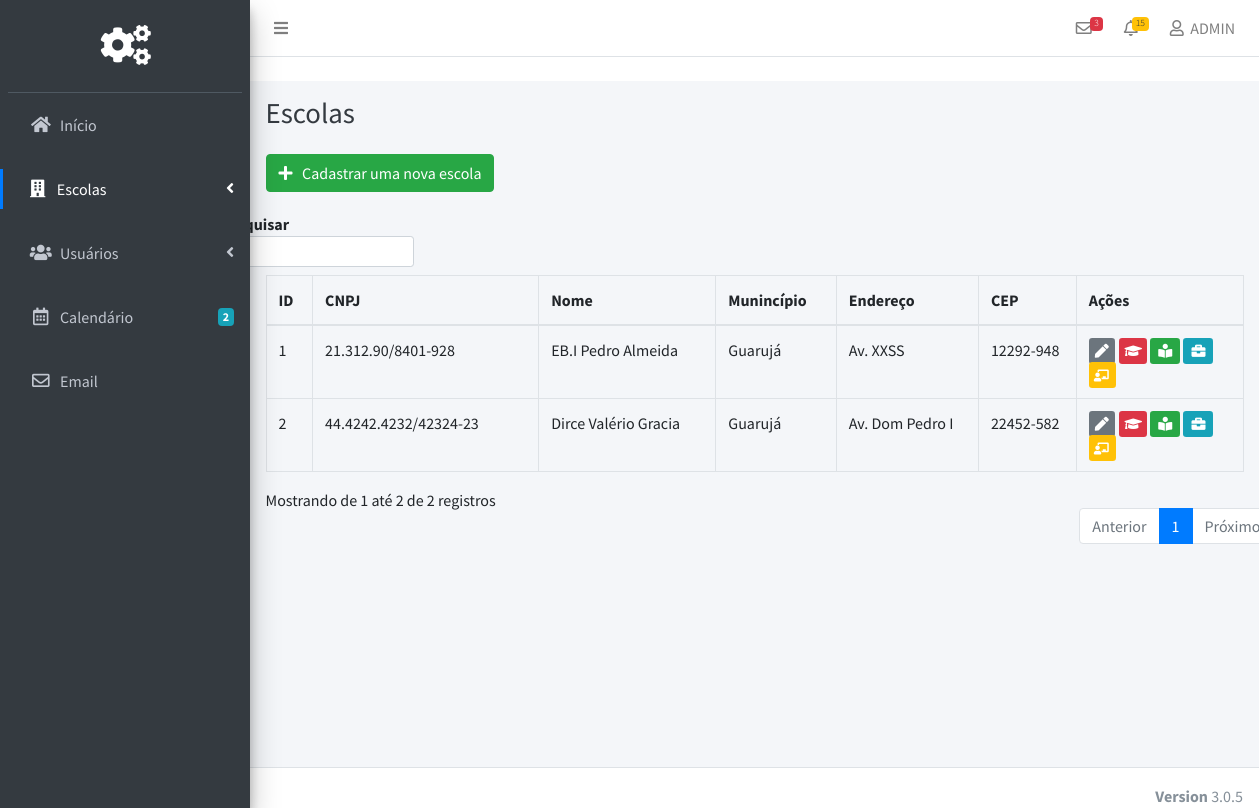
Screenshot of /Pages/Admin/escolas.php (signed in) with the database file from the repository.
### tables this page shows
CREATE TABLE `escolas` (
  `Escola_Codigo` bigint(20) NOT NULL,
  `Escola_CNPJ` varchar(255) NOT NULL,
  `Escola_Nome` varchar(255) NOT NULL,
  `Escola_CEP` varchar(255) NOT NULL,
  `Escola_Munincipio` varchar(255) NOT NULL,
  `Escola_Endereco` varchar(255) NOT NULL
);

### src/Pages/Admin/escolas.php (the view, shortened to what this page needs)
<?php
include('../../Scripts/Database/Connection.php');
?>
<!DOCTYPE html>
<html>
<head>
  <link rel="stylesheet" href="../../plugins/fontawesome-free/css/all.min.css">
<link rel="stylesheet" href="../../assets/Admin/css/style.css">
  <link rel="stylesheet" href="https://code.ionicframework.com/ionicons/2.0.1/css/ionicons.min.css">
  <link rel="stylesheet" href="../../plugins/tempusdominus-bootstrap-4/css/tempusdominus-bootstrap-4.min.css">
  <link rel="stylesheet" href="../../plugins/icheck-bootstrap/icheck-bootstrap.min.css">
  <link rel="stylesheet" href="../../plugins/jqvmap/jqvmap.min.css">
  <link rel="stylesheet" href="../../plugins/toastr/toastr.min.css">
  <link rel="stylesheet" href="../../assets/Global/css/adminlte.min.css">
  <link rel="stylesheet" href="../../assets/Global/css/style.css">
  <link rel="stylesheet" href="../../plugins/overlayScrollbars/css/OverlayScrollbars.min.css">
  <link rel="stylesheet" href="../../plugins/daterangepicker/daterangepicker.css">
  <link rel="stylesheet" href="../../plugins/summernote/summernote-bs4.css">
</head>
<body class="hold-transition sidebar-mini layout-fixed">
<div class="wrapper">
  <nav class="main-header navbar navbar-expand navbar-white navbar-light">
    <ul class="navbar-nav">
      <li class="nav-item">
        <a class="nav-link" data-widget="pushmenu" href="#" role="button"><i class="fas fa-bars"></i></a>
      </li>
    </ul>
    <ul class="navbar-nav ml-auto">
      <li class="nav-item dropdown">
        <a class="nav-link" data-toggle="dropdown" href="#">
          <i class="far fa-envelope"></i>
          <span class="badge badge-danger navbar-badge">3</span>
        </a>
      </li>
      <li class="nav-item dropdown">
        <a class="nav-link" data-toggle="dropdown" href="#">
          <i class="far fa-bell"></i>
          <span class="badge badge-warning navbar-badge">15</span>
        </a>
      </li>
      <li class="nav-item dropdown">
        <a class="nav-link" data-toggle="dropdown" href="#">
          <i class="far fa-user"></i>&nbsp;
ADMIN        </a>
      </li>
    </ul>
  </nav>
  <aside class="main-sidebar sidebar-dark-primary elevation-4">
    <div class="sidebar">
      <div class="user-panel mt-3 pb-3 mb-3 d-flex">
        <div class="image">
        </div>
        <div class="pageLogo">
       <i class="fa fa-cogs"></i>
        </div>
      </div>
      <nav class="mt-2">
        <ul class="nav nav-pills nav-sidebar nav-legacy flex-column" data-widget="treeview" role="menu" data-accordion="false">
          <li class="nav-item ">
            <a href="home.php" class="nav-link">
              <i class="nav-icon fas fa-home"></i>
              <p>
                Início
              </p>
            </a>
          </li>
        <br>
          <li class="nav-item has-treeview">
            <a href="#" class="nav-link active">
              <i class="nav-icon fas fa-building"></i>
              <p>
                Escolas
                <i class="fas fa-angle-left right"></i>
              </p>
            </a>
          </li>
<br>
          <li class="nav-item has-treeview">
            <a href="#" class="nav-link">
              <i class="nav-icon fas fa-users"></i>
              <p>
                Usuários
                <i class="right fas fa-angle-left"></i>
              </p>
            </a>
          </li><br>
          <li class="nav-item">
            <a href="pages/calendar.html" class="nav-link">
              <i class="nav-icon far fa-calendar-alt"></i>
              <p>
                Calendário
                <span class="badge badge-info right">2</span>
              </p>
            </a>
          </li>
         <br>
          <li class="nav-item">
            <a href="#" class="nav-link">
              <i class="nav-icon far fa-envelope"></i>
              <p>
                Email
              </p>
            </a>
          </li>
        </ul>
      </nav>
    </div>
  </aside>
  <div class="content-wrapper">
    <div class="content-header">
      <div class="container-fluid">
        <div class="row mb-2">
          <div class="col-sm-6">
            <h1 class="m-0 text-dark">Escolas</h1>
          </div>
        </div>
      </div>
    </div>
    <section class="content">
      <div class="container-fluid">
        <button class="btn btn-success" type="button" name="button" data-toggle="modal" data-target="#RegistrarEscola"><i class="fa fa-plus"></i> &nbsp;  Cadastrar uma nova escola</button>
        <table class="table table-bordered display" id="tabela" width="100%" cellspacing="0">
          <form action="" id="myform">
        <thead>
         <tr>
           <th>ID</th>
      <th>CNPJ</th>
        <th>Nome</th>
        <th>Munincípio</th>
        <th>Endereço</th>
<th>CEP </th>
               <th>Ações</th>
      </tr>
        </thead>
      <tbody>
<?php
$result =  mysqli_query($conn,"SELECT * FROM Escolas");
while($row = mysqli_fetch_array($result))
{
echo "<tr>";
echo "<td>" . $row['Escola_Codigo'] . "</td>";
echo "<td>" . $row['Escola_CNPJ'] . "</td>";
echo "<td>" . $row['Escola_Nome'] . "</td>";
echo "<td>" . $row['Escola_Munincipio'] . "</td>";
echo "<td>" . $row['Escola_Endereco'] . "</td>";
echo "<td>" . $row['Escola_CEP'] . "</td>";
echo '<td><a class="btn-sm  btn-secondary btnEditar" id="editar" href="#"> <i class="fa fa-pen"></i>   </a>
&nbsp;
  <a class="btn-sm btn-danger btnProfessores" name="professores" href="#"><i class="fa fa-graduation-cap"></i></a>
  <a class="btn-sm btn-success btnAlunos" name="alunos" href="#"><i class="fa fa-book-reader"></i></a>
  <a class="btn-sm btn-info  btnFuncionarios" name="funcionarios" href="#"><i class="fa fa-briefcase"></i></a>
  <a class="btn-sm btn-warning text-white btnTurmas" name="turmas" href="#"><i class="fa fa-chalkboard-teacher"></i></a>
</td>';
echo "</tr>";
}
?>
      </tbody>
      </table>
      </div>
    </section>
  </div>
  <footer class="main-footer">
    <div class="float-right d-none d-sm-inline-block">
      <b>Version</b> 3.0.5
    </div>
  </footer>
</div>
</body>
</html>

### src/assets/Admin/css/style.css (style rules this page uses)
.btnEditar { margin-right: -2.5px; }
.fa-pen { font-size: 14px; margin-left: -2px; margin-right: -5px; }
.fa-graduation-cap { margin-left: -2px; margin-right: -3px; }
.fa-chalkboard-teacher { margin-left: -3px; margin-right: -1px; font-size: 12px; }

### src/assets/Global/css/style.css (style rules this page uses)
.pageLogo { color: #fff; font-size: 40px; margin-left: 80px; }

### rows the page displays
escolas: Escola_Codigo "1", Escola_CNPJ "21.312.90/8401-928", Escola_Nome "EB.I Pedro Almeida", Escola_Munincipio "Guarujá", Escola_Endereco "Av. XXSS", Escola_CEP "12292-948"
escolas: Escola_Codigo "2", Escola_CNPJ "44.4242.4232/42324-23", Escola_Nome "Dirce Valério Gracia", Escola_Munincipio "Guarujá", Escola_Endereco "Av. Dom Pedro I", Escola_CEP "22452-582"
